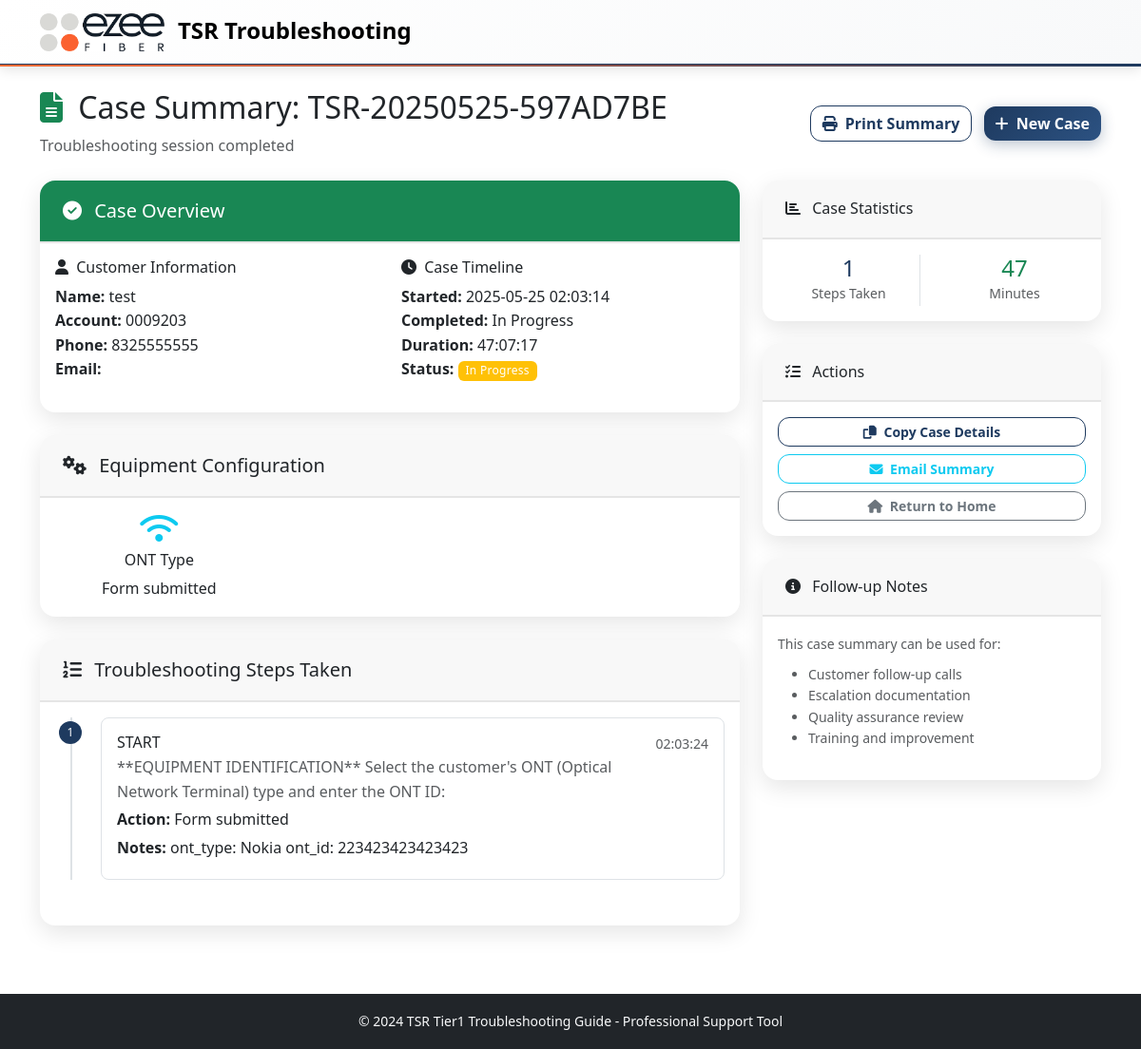
Page /case_summary/7 on the committed database.
### models.py (models this page shows, shortened)
class TroubleshootingCase(db.Model):
    id = db.Column(db.Integer, primary_key=True)
    session_id = db.Column(db.String(100), nullable=False)
    case_number = db.Column(db.String(50), unique=True, nullable=False)
    customer_info = db.Column(db.Text)  # JSON string
    ont_type = db.Column(db.String(50))
    ont_id = db.Column(db.String(50))  # ONT identifier (flexible format)
    router_type = db.Column(db.String(50))
    router_id = db.Column(db.String(50))  # Router identifier (flexible format)
    issue_type = db.Column(db.String(100))
    resolution = db.Column(db.String(200))
    status = db.Column(db.String(20), default='in_progress')  # in_progress, resolved, escalated, unresolved
    created_at = db.Column(db.DateTime, default=datetime.utcnow)
    completed_at = db.Column(db.DateTime)
    start_time = db.Column(db.Float)  # timestamp
    end_time = db.Column(db.Float)  # timestamp
    def get_customer_info(self):
        if self.customer_info:
            return json.loads(self.customer_info)
        return {}
    def get_duration(self):
        if self.start_time and self.end_time:
            duration_seconds = int(self.end_time - self.start_time)
        elif self.start_time:
            duration_seconds = int(datetime.now().timestamp() - self.start_time)
        else:
            return 0
        return duration_seconds // 60

class TroubleshootingStep(db.Model):
    id = db.Column(db.Integer, primary_key=True)
    case_id = db.Column(db.Integer, db.ForeignKey('troubleshooting_case.id'), nullable=False)
    step_id = db.Column(db.String(50), nullable=False)
    step_name = db.Column(db.String(200))
    action_taken = db.Column(db.String(500))
    result = db.Column(db.String(500))
    notes = db.Column(db.Text)
    timestamp = db.Column(db.DateTime, default=datetime.utcnow)
    case = db.relationship('TroubleshootingCase', backref=db.backref('steps', lazy=True, order_by='TroubleshootingStep.timestamp'))

### routes.py (the view)
@app.route('/case_summary/<int:case_id>')
def case_summary(case_id):
    case = TroubleshootingCase.query.get_or_404(case_id)
    escalation_report = None
    if case.status == 'escalated':
        escalation_report = generate_tier2_escalation_report(case)
    dispatch_report = None
    if case.status == 'resolved' and any(step.step_id.startswith('HARD_DOWN') for step in case.steps):
        dispatch_report = generate_dispatch_report(case)
    return render_template('case_summary.html', case=case, dispatch_report=dispatch_report, escalation_report=escalation_report)

### app.py (called while the page is built)
@app.template_filter('datetime')
def datetime_filter(timestamp):
    if timestamp:
        return datetime.fromtimestamp(timestamp).strftime('%Y-%m-%d %H:%M:%S')
    return ''

@app.template_filter('duration')
def duration_filter(start_time, end_time=None):
    if not start_time:
        return ''
    end = end_time or datetime.now().timestamp()
    duration = int(end - start_time)
    hours = duration // 3600
    minutes = (duration % 3600) // 60
    seconds = duration % 60
    if hours > 0:
        return f"{hours:02d}:{minutes:02d}:{seconds:02d}"
    else:
        return f"{minutes:02d}:{seconds:02d}"

### templates/case_summary.html (shortened to what this page needs)
{% extends "base.html" %}
{% block content %}
<div class="container py-4">
    <div class="row justify-content-between align-items-center mb-4">
        <div class="col">
            <h2>
                <i class="fas fa-file-alt me-2 text-success"></i>
                Case Summary: {{ case.case_number }}
            </h2>
            <p class="text-muted mb-0">Troubleshooting session completed</p>
        </div>
        <div class="col-auto">
            <button onclick="window.print()" class="btn btn-outline-primary me-2">
                <i class="fas fa-print me-1"></i>
                Print Summary
            </button>
            <a href="{{ url_for('restart_case') }}" class="btn btn-primary">
                <i class="fas fa-plus me-1"></i>
                New Case
            </a>
        </div>
    </div>
    <div class="row">
        <div class="col-lg-8">
            <div class="card mb-4">
                <div class="card-header bg-success text-white">
                    <h5 class="mb-0">
                        <i class="fas fa-check-circle me-2"></i>
                        Case Overview
                    </h5>
                </div>
                <div class="card-body">
                    <div class="row">
                        <div class="col-md-6">
                            <h6><i class="fas fa-user me-1"></i> Customer Information</h6>
                            {% set customer = case.get_customer_info() %}
                            <ul class="list-unstyled">
                                <li><strong>Name:</strong> {{ customer.get('name', 'N/A') }}</li>
                                <li><strong>Account:</strong> {{ customer.get('account', 'N/A') }}</li>
                                <li><strong>Phone:</strong> {{ customer.get('phone', 'N/A') }}</li>
                                <li><strong>Email:</strong> {{ customer.get('email', 'N/A') }}</li>
                            </ul>
                        </div>
                        <div class="col-md-6">
                            <h6><i class="fas fa-clock me-1"></i> Case Timeline</h6>
                            <ul class="list-unstyled">
                                <li><strong>Started:</strong> {{ case.start_time|datetime }}</li>
                                <li><strong>Completed:</strong> {{ case.end_time|datetime if case.end_time else 'In Progress' }}</li>
                                <li><strong>Duration:</strong> {{ case.start_time|duration(case.end_time) }}</li>
                                <li><strong>Status:</strong>
                                    <span class="badge bg-{{ 'success' if case.status == 'resolved' else 'warning' }}">
                                        {{ case.status.replace('_', ' ').title() }}
                                    </span>
                                </li>
                            </ul>
                        </div>
                    </div>
                </div>
            </div>
            <div class="card mb-4">
                <div class="card-header">
                    <h5 class="mb-0">
                        <i class="fas fa-cogs me-2"></i>
                        Equipment Configuration
                    </h5>
                </div>
                <div class="card-body">
                    <div class="row">
                        {% if case.ont_type %}
                        <div class="col-md-4">
                            <div class="text-center">
                                <i class="fas fa-wifi fa-2x text-info mb-2"></i>
                                <h6>ONT Type</h6>
                                <p class="mb-0">{{ case.ont_type }}</p>
                            </div>
                        </div>
                        {% endif %}
                    </div>
                </div>
            </div>
            <div class="card">
                <div class="card-header">
                    <h5 class="mb-0">
                        <i class="fas fa-list-ol me-2"></i>
                        Troubleshooting Steps Taken
                    </h5>
                </div>
                <div class="card-body">
                    {% if case.steps %}
                        <div class="timeline">
                            {% for step in case.steps %}
                            <div class="timeline-item">
                                <div class="timeline-marker">
                                    <span class="badge bg-primary rounded-pill">{{ loop.index }}</span>
                                </div>
                                <div class="timeline-content">
                                    <div class="d-flex justify-content-between align-items-start">
                                        <div>
                                            <h6 class="mb-1">{{ step.step_id }}</h6>
                                            {% if step.step_name %}
                                            <p class="text-muted mb-1">{{ step.step_name }}</p>
                                            {% endif %}
                                            {% if step.action_taken %}
                                            <p class="mb-1"><strong>Action:</strong> {{ step.action_taken }}</p>
                                            {% endif %}
                                            {% if step.notes %}
                                            <p class="mb-1"><strong>Notes:</strong> {{ step.notes }}</p>
                                            {% endif %}
                                        </div>
                                        <small class="text-muted">{{ step.timestamp.strftime('%H:%M:%S') }}</small>
                                    </div>
                                </div>
                            </div>
                            {% endfor %}
                        </div>
                    {% else %}
                        <p class="text-muted">No detailed steps recorded for this case.</p>
                    {% endif %}
                </div>
            </div>
        </div>
        <div class="col-lg-4">
            <div class="card mb-4">
                <div class="card-header">
                    <h6 class="mb-0">
                        <i class="fas fa-chart-bar me-2"></i>
                        Case Statistics
                    </h6>
                </div>
                <div class="card-body">
                    <div class="row text-center">
                        <div class="col-6">
                            <div class="border-end">
                                <h4 class="text-primary mb-0">{{ case.steps|length }}</h4>
                                <small class="text-muted">Steps Taken</small>
                            </div>
                        </div>
                        <div class="col-6">
                            <h4 class="text-success mb-0">{{ case.get_duration() // 60 }}</h4>
                            <small class="text-muted">Minutes</small>
                        </div>
                    </div>
                </div>
            </div>
            <div class="card mb-4">
                <div class="card-header">
                    <h6 class="mb-0">
                        <i class="fas fa-tasks me-2"></i>
                        Actions
                    </h6>
                </div>
                <div class="card-body">
                    <div class="d-grid gap-2">
                        <button onclick="copyToClipboard()" class="btn btn-outline-primary btn-sm">
                            <i class="fas fa-copy me-1"></i>
                            Copy Case Details
                        </button>
                        <button onclick="emailSummary()" class="btn btn-outline-info btn-sm">
                            <i class="fas fa-envelope me-1"></i>
                            Email Summary
                        </button>
                        <a href="{{ url_for('index') }}" class="btn btn-outline-secondary btn-sm">
                            <i class="fas fa-home me-1"></i>
                            Return to Home
                        </a>
                    </div>
                </div>
            </div>
            <div class="card">
                <div class="card-header">
                    <h6 class="mb-0">
                        <i class="fas fa-info-circle me-2"></i>
                        Follow-up Notes
                    </h6>
                </div>
                <div class="card-body">
                    <small class="text-muted">
                        This case summary can be used for:
                        <ul class="mt-2">
                            <li>Customer follow-up calls</li>
                            <li>Escalation documentation</li>
                            <li>Quality assurance review</li>
                            <li>Training and improvement</li>
                        </ul>
                    </small>
                </div>
            </div>
        </div>
    </div>
</div>
{% endblock %}

### templates/base.html (shortened to what this page needs)
<!DOCTYPE html>
<html lang="en">
<head>
    <link href="https://cdn.jsdelivr.net/npm/bootstrap@5.3.0/dist/css/bootstrap.min.css" rel="stylesheet">
    <link rel="stylesheet" href="https://cdnjs.cloudflare.com/ajax/libs/font-awesome/6.4.0/css/all.min.css">
    <link rel="stylesheet" href="{{ url_for('static', filename='css/custom.css') }}">
    <link rel="stylesheet" href="{{ url_for('static', filename='css/ezee-theme.css') }}">
</head>
<body>
    <nav class="navbar navbar-expand-lg">
        <div class="container">
            <a class="navbar-brand" href="{{ url_for('index') }}">
                <img src="{{ url_for('static', filename='images/ezee-logo.png') }}" alt="Ezee Fiber" class="me-2">
                TSR Troubleshooting
            </a>
        </div>
    </nav>
    <main class="flex-grow-1">
        {% block content %}{% endblock %}
    </main>
    <footer class="bg-dark text-light py-3 mt-5">
        <div class="container text-center">
            <small>&copy; 2024 TSR Tier1 Troubleshooting Guide - Professional Support Tool</small>
        </div>
    </footer>
</body>
</html>

### static/css/custom.css (style rules this page uses)
:root { --primary-color: 0 84% 60%; --success-color: 142 71% 45%; --info-color: 199 89% 48%; --warning-color: 45 100% 51%; --danger-color: 354 70% 54%; }
body { font-family: 'Segoe UI', Tahoma, Geneva, Verdana, sans-serif; line-height: 1.6; }
.card { border: none; box-shadow: 0 2px 8px rgba(0, 0, 0, 0.1); border-radius: 12px; transition: transform 0.2s ease, box-shadow 0.2s ease; }
.card-header { border-radius: 12px 12px 0 0 !important; border-bottom: none; padding: 1.25rem 1.5rem; }
.timeline { position: relative; padding-left: 2rem; }
.timeline::before { content: ''; position: absolute; left: 1rem; top: 0; bottom: 0; width: 2px; background: var(--bs-border-color); }
.timeline-item { position: relative; margin-bottom: 2rem; }
.timeline-marker { position: absolute; left: -2rem; top: 0; width: 2rem; height: 2rem; display: flex; align-items: center; justify-content: center; }
.timeline-marker .badge { width: 1.5rem; height: 1.5rem; display: flex; align-items: center; justify-content: center; font-size: 0.75rem; }
.timeline-content { background: var(--bs-body-bg); border: 1px solid var(--bs-border-color); border-radius: 8px; padding: 1rem; margin-left: 1rem; }
.badge { font-weight: 500; letter-spacing: 0.025em; }
.btn { border-radius: 8px; font-weight: 500; transition: all 0.2s ease; }
.navbar-brand { font-weight: 600; font-size: 1.5rem; }

### static/css/ezee-theme.css (style rules this page uses)
:root { --ezee-navy: #1e3a5f; --ezee-orange: #ff6b35; --ezee-light-grey: #e5e5e5; --ezee-dark-grey: #6c757d; --ezee-white: #ffffff; }
.bg-primary { background-color: var(--ezee-navy) !important; }
.btn-primary { background-color: var(--ezee-navy); border-color: var(--ezee-navy); }
.btn-outline-primary { color: var(--ezee-navy); border-color: var(--ezee-navy); }
.text-primary { color: var(--ezee-navy) !important; }
.navbar-brand img { height: 40px; width: auto; }
.navbar { background: linear-gradient(135deg, var(--ezee-white) 0%, #f8f9fa 100%) !important; border-bottom: 3px solid var(--ezee-navy); box-shadow: 0 4px 12px rgba(0,0,0,0.1); position: relative; }
.navbar::after { content: ''; position: absolute; bottom: -3px; left: 0; right: 0; height: 2px; background: linear-gradient(90deg, var(--ezee-orange) 0%, var(--ezee-navy) 100%); }
.card { border: none; border-radius: 16px; box-shadow: 0 8px 25px rgba(0, 0, 0, 0.1); transition: all 0.3s ease; }
.card-header { border-radius: 16px 16px 0 0 !important; border-bottom: 2px solid var(--ezee-light-grey); }
.btn { border-radius: 12px; font-weight: 600; transition: all 0.3s cubic-bezier(0.4, 0, 0.2, 1); position: relative; overflow: hidden; }
.btn-primary { background: linear-gradient(135deg, var(--ezee-navy) 0%, #2c5282 100%); border: none; box-shadow: 0 4px 15px rgba(30, 58, 95, 0.3); }

### rows in the picture
TroubleshootingCase: case_number "TSR-20250525-597AD7BE", start_time "2025-05-25 02:03:14", end_time "In Progress", start_time|duration "47:07:17", status.replace "In Progress", ont_type "Form submitted", start_time+end_time "47"
TroubleshootingStep: step_id "START", step_name "**EQUIPMENT IDENTIFICATION** Select the customer's ONT (Optical Network Terminal) type and enter the ONT ID:", action_taken "Form submitted", notes "ont_type: Nokia ont_id: 223423423423423", timestamp "02:03:24"

### other values in the picture
{{ customer.get('name', 'N/A') }} "test"
{{ customer.get('account', 'N/A') }} "0009203"
{{ customer.get('phone', 'N/A') }} "8325555555"
{{ case.steps|length }} "1"
